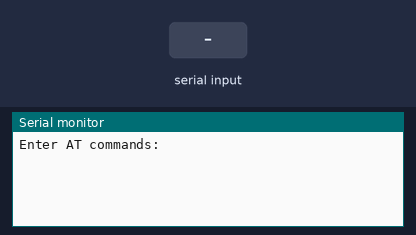
This sketch was run on a simulated Arduino Uno, built with avr-gcc and run on an emulated ATmega328P. Parts: the last lines printed to the serial monitor. The test bench sets the inputs (shaded band).

Above: at 1.7 s.
1.8 s: "1" received over the second serial link
At 2.6 s:
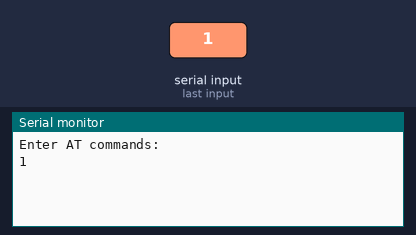
3.3 s: "0" received over the second serial link
At 3.7 s:
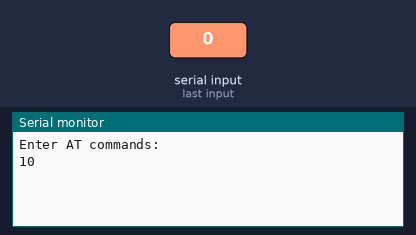

The sketch:

at_command.ino
```cpp
#include <SoftwareSerial.h>
SoftwareSerial BTSerial(10, 9); // RX | TX

int baud=9600;


void setup()
{

  while (!Serial);  // required for Flora & Micro
  delay(500);

  Serial.begin(baud);
  Serial.println("Enter AT commands:");

  pinMode(10, INPUT);
  pinMode(9, OUTPUT);

  BTSerial.begin(baud);  // HC-06 current bound rate (default 9600)
  BTSerial.print("AT+VERSION");
}
void loop()
{
  // Keep reading from HC-06 and send to Arduino Serial Monitor
  if (BTSerial.available())
    Serial.write(BTSerial.read());
  // Keep reading from Arduino Serial Monitor and send to HC-06
  if (Serial.available())
    BTSerial.write(Serial.read());
}

//AT  OK  Used to verify communication
//AT+VERSION  OKlinvorV1.8  The firmware version (version might depend on firmware)
//AT+NAMExyz  OKsetname Sets the module name to “xyz”
//AT+PIN1234  OKsetPIN  Sets the module PIN to 1234
//AT+BAUD1  OK1200  Sets the baud rate to 1200
//AT+BAUD2  OK2400  Sets the baud rate to 2400
//AT+BAUD3  OK4800  Sets the baud rate to 4800
//AT+BAUD4  OK9600  Sets the baud rate to 9600
//AT+BAUD5  OK19200 Sets the baud rate to 19200
//AT+BAUD6  OK38400 Sets the baud rate to 38400
//AT+BAUD7  OK57600 Sets the baud rate to 57600
//AT+BAUD8  OK115200  Sets the baud rate to 115200
//AT+BAUD9  OK230400  Sets the baud rate to 230400
//AT+BAUDA  OK460800  Sets the baud rate to 460800
//AT+BAUDB  OK921600  Sets the baud rate to 921600
//AT+BAUDC  OK1382400 Sets the baud rate to 1382400
```

Measured:
- after the input at 1.8 s, the serial monitor: prints a new line at once (image 1)
- after the input at 3.3 s, the serial monitor: prints a new line at once (image 2)
